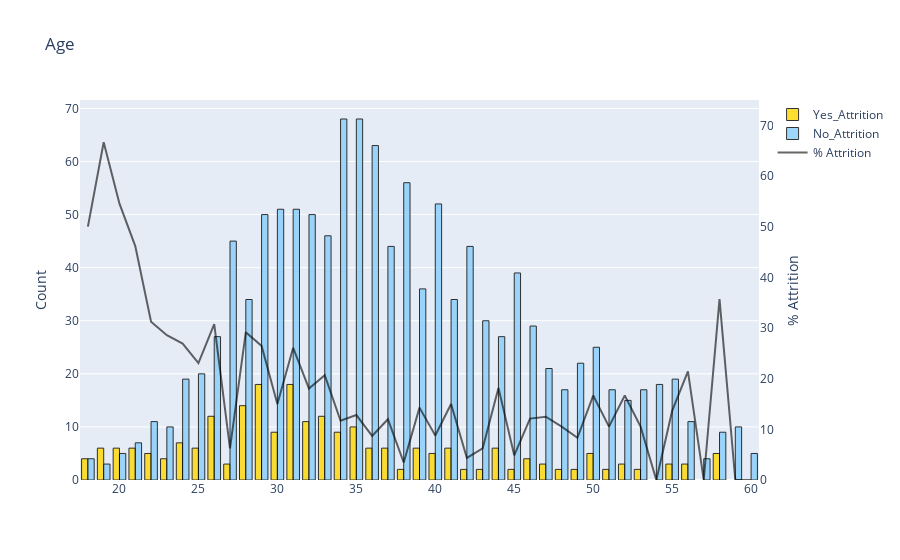

Here is the notebook cell this chart was saved with:
### Markdown cell above
## What is effect of age on attrition ?

### Code cell
barplot('Age', False)

### Figure 1 — Plotly figure (JSON) as saved in the notebook; plotly's stock layout.template omitted (floating-point values rounded to 4 significant figures)
{"data": [{"marker": {"color": "gold", "line": {"color": "#000000", "width": 1}}, "name": "Yes_Attrition", "opacity": 0.8, "type": "bar", "x": [31, 29, 28, 33, 26, 32, 35, 34, 30, 24, 21, 44, 37, 19, 41, 25, 20, 39, 36, 40, 50, 22, 58, 23, 46, 18, 56, 55, 27, 52, 47, 48, 45, 42, 38, 51, 49, 43, 53], "y": [18, 18, 14, 12, 12, 11, 10, 9, 9, 7, 6, 6, 6, 6, 6, 6, 6, 6, 6, 5, 5, 5, 5, 4, 4, 4, 3, 3, 3, 3, 3, 2, 2, 2, 2, 2, 2, 2, 2]}, {"marker": {"color": "lightskyblue", "line": {"color": "#000000", "width": 1}}, "name": "No_Attrition", "opacity": 0.8, "type": "bar", "x": [34, 35, 36, 38, 40, 31, 30, 29, 32, 33, 27, 42, 37, 45, 39, 41, 28, 43, 46, 44, 26, 50, 49, 47, 25, 55, 24, 54, 48, 51, 53, 52, 22, 56, 59, 23, 58, 21, 60, 20, 57, 18, 19], "y": [68, 68, 63, 56, 52, 51, 51, 50, 50, 46, 45, 44, 44, 39, 36, 34, 34, 30, 29, 27, 27, 25, 22, 21, 20, 19, 19, 18, 17, 17, 17, 15, 11, 11, 10, 10, 9, 7, 5, 5, 4, 4, 3]}, {"marker": {"color": "black", "line": {"color": "#000000", "width": 0.5}}, "name": "% Attrition", "opacity": 0.6, "type": "scatter", "x": [18, 19, 20, 21, 22, 23, 24, 25, 26, 27, 28, 29, 30, 31, 32, 33, 34, 35, 36, 37, 38, 39, 40, 41, 42, 43, 44, 45, 46, 47, 48, 49, 50, 51, 52, 53, 54, 55, 56, 57, 58, 59, 60], "y": [50, 66.67, 54.55, 46.15, 31.25, 28.57, 26.92, 23.08, 30.77, 6.25, 29.17, 26.47, 15, 26.09, 18.03, 20.69, 11.69, 12.82, 8.696, 12, 3.448, 14.29, 8.772, 15, 4.348, 6.25, 18.18, 4.878, 12.12, 12.5, 10.53, 8.333, 16.67, 10.53, 16.67, 10.53, 0, 13.64, 21.43, 0, 35.71, 0, 0], "yaxis": "y2"}], "layout": {"title": {"text": "Age"}, "yaxis": {"title": {"text": "Count"}}, "yaxis2": {"anchor": "x", "overlaying": "y", "range": [0, 75], "showgrid": false, "side": "right", "title": {"text": "% Attrition"}, "zeroline": false}}}
